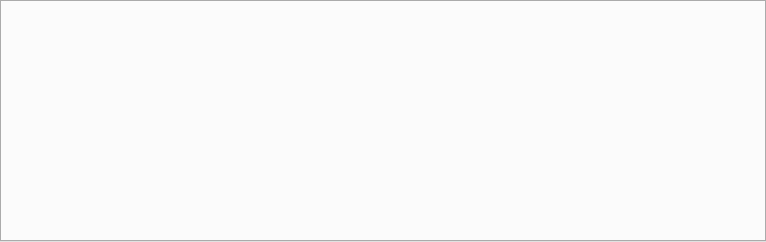
<?xml version="1.0" encoding="UTF-8"?>
<ui version="4.0">
 <class>IRCDock</class>
 <widget class="QDockWidget" name="IRCDock">
  <property name="geometry">
   <rect>
    <x>0</x>
    <y>0</y>
    <width>766</width>
    <height>242</height>
   </rect>
  </property>
  <property name="sizePolicy">
   <sizepolicy hsizetype="Maximum" vsizetype="Maximum">
    <horstretch>0</horstretch>
    <verstretch>0</verstretch>
   </sizepolicy>
  </property>
  <property name="features">
   <set>QDockWidget::AllDockWidgetFeatures</set>
  </property>
  <property name="allowedAreas">
   <set>Qt::AllDockWidgetAreas</set>
  </property>
  <property name="windowTitle">
   <string>IRC</string>
  </property>
  <widget class="QWidget" name="dockWidgetContents">
   <layout class="QHBoxLayout" name="horizontalLayout_2">
    <property name="spacing">
     <number>0</number>
    </property>
    <property name="leftMargin">
     <number>0</number>
    </property>
    <property name="topMargin">
     <number>0</number>
    </property>
    <property name="rightMargin">
     <number>0</number>
    </property>
    <property name="bottomMargin">
     <number>0</number>
    </property>
    <item>
     <layout class="QVBoxLayout" name="toolBarLayout"/>
    </item>
    <item>
     <widget class="QTabWidgetExt" name="tabWidget">
      <property name="minimumSize">
       <size>
        <width>0</width>
        <height>200</height>
       </size>
      </property>
      <property name="currentIndex">
       <number>-1</number>
      </property>
      <property name="tabsClosable">
       <bool>true</bool>
      </property>
      <property name="movable">
       <bool>true</bool>
      </property>
     </widget>
    </item>
   </layout>
  </widget>
 </widget>
 <customwidgets>
  <customwidget>
   <class>QTabWidgetExt</class>
   <extends>QTabWidget</extends>
   <header location="global">gui/widgets/qtabwidgetext.h</header>
   <container>1</container>
  </customwidget>
 </customwidgets>
 <resources/>
 <connections/>
</ui>
